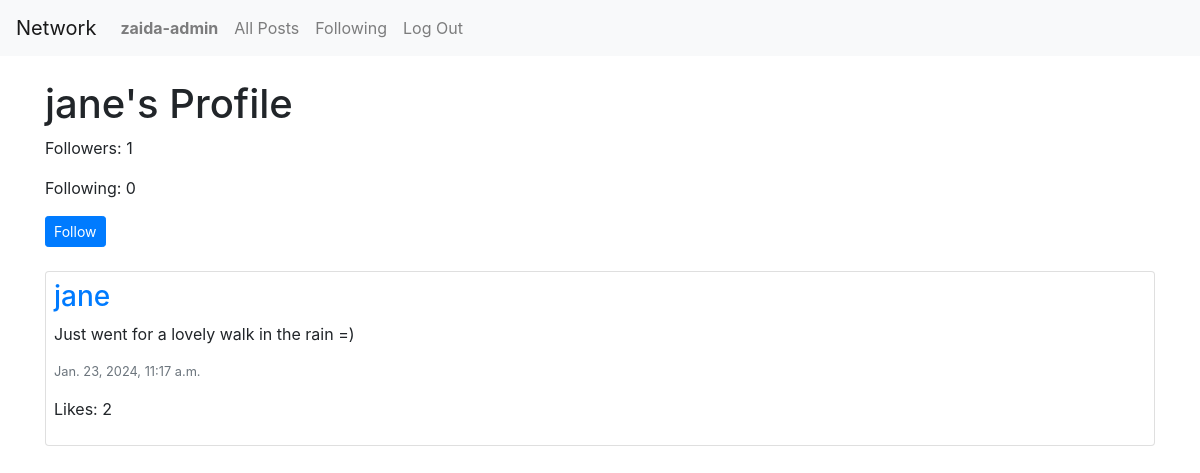
The app's page /profile/4 (signed in) with its own data.
### network/models.py (models this page shows, shortened)
class User(AbstractUser):
    pass

class Post(models.Model):
    author= models.ForeignKey("User", on_delete=models.CASCADE, related_name='posts')
    content = models.CharField(max_length=300)
    timestamp = models.DateTimeField(auto_now_add=True)
    like = models.IntegerField(default=0)

### network/views.py (the view)
# urls.py: path("profile/<int:user_id>", views.profile, name="profile"),
def profile(request, user_id):
    user = get_object_or_404(User, id=user_id)
    current_user = request.user
    posts = Post.objects.filter(author=user).order_by('id').reverse()
    following = Follower.objects.filter(follower=user)
    followers = Follower.objects.filter(followed=user)
    isFollowing = followers.filter(follower=current_user).exists()
    paginator = Paginator(posts, 10)
    page_number = request.GET.get('page')
    page_obj = paginator.get_page(page_number)
    return render(request, "network/profile.html", {
        'posts': posts,
        'page_obj': page_obj,
        'username': user.username,
        'profile_owner': user,
        'followers': followers,
        'following': following,
        'isFollowing': isFollowing,
    })

### network/templates/network/profile.html (shortened to what this page needs)
{% extends "network/layout.html" %} {% load static %} {% block body %}
<div id="title">
  <h1 class="mt-4 mb-2">{{ username }}'s Profile</h1>
</div>
<div>
  <p id="followersCount">Followers: {{ followers.count }}</p>
  <p id="followingCount">Following: {{ following.count }}</p>
  {% if user != profile_owner %}
  {% if isFollowing %}
  <form action="{% url 'remove_follow' %}" method="post">
    {% csrf_token %}
    <input type="hidden" name="following_user" value="{{ profile_owner }}" />
    <input type="submit" value="Unfollow" class="btn btn-primary mb-4 btn-sm" />
  </form>
  {% else %}
  <form action="{% url 'add_follow' %}" method="post">
    <input type="submit" value="Follow" class="btn btn-primary mb-4 btn-sm" />
  </form>
  {% endif %} {% endif %}
</div>
<div id="posts-view">
  <div id="all-posts">
    {% for post in page_obj %}
    <div class="card p-2">
      <h3>
        <a href="{% url 'profile' user_id=post.author.id%}">{{post.author}}</a>
      </h3>
      <p>{{ post.content }}</p>
      <p class="text-secondary lh-1 small">{{ post.timestamp }}</p>
      <p>
        <span class="like_count" id="like_count_{{post.id}}"
          >Likes: {{ post.like }}
        </span>
      </p>
    </div>
    {% empty %}
    <h3>No posts available</h3>
    {% endfor %}
  </div>
</div>
{% endblock %}

### network/templates/network/layout.html (shortened to what this page needs)
{% load static %}
<!DOCTYPE html>
<html lang="en">
  <head>
    <link
      rel="stylesheet"
      href="https://stackpath.bootstrapcdn.com/bootstrap/4.4.1/css/bootstrap.min.css"
    />
    <link href="{% static 'network/styles.css' %}" rel="stylesheet" />
    <link
      rel="stylesheet"
      href="https://cdnjs.cloudflare.com/ajax/libs/font-awesome/4.7.0/css/font-awesome.min.css"
    />
  </head>
  <body>
    <nav class="navbar navbar-expand-lg navbar-light bg-light">
      <a class="navbar-brand" href="{% url 'index' %}">Network</a>
      <div>
        <ul class="navbar-nav mr-auto">
          {% if user.is_authenticated %}
          <li class="nav-item">
            <a class="nav-link" href="{% url 'profile' user_id=user.id %}"
              ><strong>{{ user.username }}</strong></a
            >
          </li>
          {% endif %}
          <li class="nav-item">
            <a class="nav-link" href="{% url 'index' %}">All Posts</a>
          </li>
          {% if user.is_authenticated %}
          <li class="nav-item">
            <a class="nav-link" href="{% url 'following' %}">Following</a>
          </li>
          <li class="nav-item">
            <a class="nav-link" href="{% url 'logout' %}">Log Out</a>
          </li>
          {% endif %}
        </ul>
      </div>
    </nav>
    <div class="container">
      <div class="body">{% block body %} {% endblock %}</div>
    </div>
  </body>
</html>

### records on screen
User: username "zaida-admin"
User: username "jane"
Post: author "jane", content "Just went for a lovely walk in the rain =)", timestamp "Jan. 23, 2024, 11:17 a.m.", like "2"

### other values on screen
{{ followers.count }} "1"
{{ following.count }} "0"
